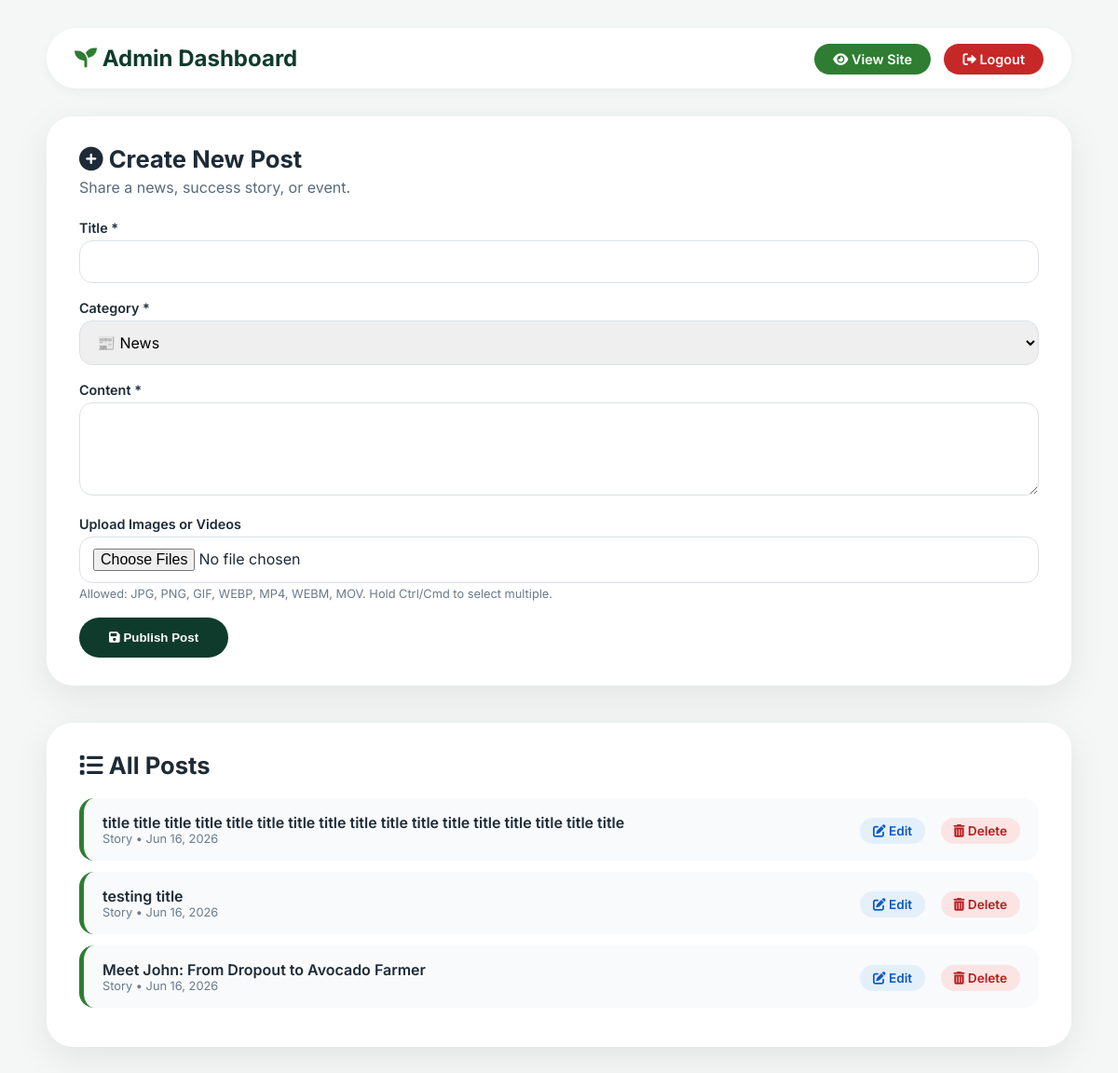
/admin.php (signed in), run on the app's committed database.
### tables this page shows
CREATE TABLE `posts` (
  `id` int(11) NOT NULL,
  `title` varchar(255) NOT NULL,
  `category` enum('news','story','event') NOT NULL,
  `content` text NOT NULL,
  `images` text NOT NULL,
  `created_at` datetime DEFAULT current_timestamp()
);

### db.php (called while the page is built, shortened)
<?php
function sanitize($input) {
    return htmlspecialchars(strip_tags($input), ENT_QUOTES, 'UTF-8');
}
function getPosts($conn) {
    $posts = [];
    $result = $conn->query("SELECT * FROM posts ORDER BY created_at DESC");
    if ($result) {
        while ($row = $result->fetch_assoc()) {
            $posts[] = $row;
        }
    }
    return $posts;
}
?>

### admin.php (the view, shortened to what this page needs)
<?php
require_once 'db.php';
function isAdmin() {
    return isset($_SESSION['logged_in']) && $_SESSION['logged_in'] === true;
}
$posts = getPosts($conn);
$edit_post = null;
?>
<!DOCTYPE html>
<html lang="en">
<head>
    <link rel="stylesheet" href="https://cdnjs.cloudflare.com/ajax/libs/font-awesome/6.0.0-beta3/css/all.min.css">
</head>
<body>
<div class="container">
    <?php if (!isAdmin()): ?>
        <div class="login-box">
            <h2><i class="fas fa-lock"></i> Admin Login</h2>
            <?php if (isset($login_error)) echo '<div class="error">' . $login_error . '</div>'; ?>
            <form method="POST" action="?action=login">
                <input type="text" name="username" placeholder="Username" required>
                <input type="password" name="password" placeholder="Password" required>
                <button type="submit"><i class="fas fa-arrow-right-to-bracket"></i> Login</button>
            </form>
            <p style="text-align: center; margin-top: 20px; font-size: 0.9rem; color: #6a7a8a;">
                <a href="index.php" style="color: #0f3b2c;">← Back to website</a>
            </p>
        </div>
    <?php else: ?>
        <div class="admin-header">
            <h1><i class="fas fa-seedling" style="color: #2e7d32;"></i> Admin Dashboard</h1>
            <div>
                <a href="index.php" target="_blank" class="btn btn-success" style="margin-right:10px; background:#2e7d32;"><i class="fas fa-eye"></i> View Site</a>
                <a href="?action=logout" class="btn"><i class="fas fa-sign-out-alt"></i> Logout</a>
            </div>
        </div>
        <div class="admin-panel" id="admin-form">
            <h2><?= $edit_post ? '<i class="fas fa-pen"></i> Edit Post' : '<i class="fas fa-plus-circle"></i> Create New Post'; ?></h2>
            <p class="sub"><?= $edit_post ? 'Update the details below.' : 'Share a news, success story, or event.'; ?></p>
            <form method="POST" enctype="multipart/form-data">
                <div class="form-group">
                    <label>Title *</label>
                    <input type="text" name="title" value="<?= $edit_post['title'] ?? ''; ?>" required>
                </div>
                <div class="form-group">
                    <label>Category *</label>
                    <select name="category" required>
                        <option value="news" <?= ($edit_post['category'] ?? '') == 'news' ? 'selected' : ''; ?>>📰 News</option>
                    </select>
                </div>
                <div class="form-group">
                    <label>Content *</label>
                    <textarea name="content" required><?= $edit_post['content'] ?? ''; ?></textarea>
                </div>
                <div class="form-group">
                    <label>Upload Images or Videos</label>
                    <input type="file" name="images[]" accept="image/*,video/*" multiple <?= $edit_post ? '' : 'required'; ?>>
                    <div class="hint">Allowed: JPG, PNG, GIF, WEBP, MP4, WEBM, MOV. Hold Ctrl/Cmd to select multiple.</div>
                </div>
                <button type="submit" name="save_post" class="btn-primary"><i class="fas fa-save"></i> <?= $edit_post ? 'Update Post' : 'Publish Post'; ?></button>
            </form>
        </div>
        <div class="admin-panel">
            <h2><i class="fas fa-list"></i> All Posts</h2>
            <div class="post-list">
                <?php if (empty($posts)): ?>
                    <p style="color: #6a7a8a;">No posts created yet.</p>
                <?php else: ?>
                    <?php foreach ($posts as $p): ?>
                        <div class="post-item">
                            <div class="info">
                                <div class="title"><?= sanitize($p['title']); ?></div>
                                <div class="meta">
                                    <?= ucfirst($p['category']); ?> &bull;
                                    <?= date('M d, Y', strtotime($p['created_at'])); ?>
                                </div>
                            </div>
                            <div class="actions">
                                <a href="?edit_id=<?= $p['id']; ?>#admin-form" class="edit"><i class="fas fa-edit"></i> Edit</a>
                                <a href="?delete_id=<?= $p['id']; ?>" class="delete" onclick="return confirm('Delete this post permanently?');"><i class="fas fa-trash-can"></i> Delete</a>
                            </div>
                        </div>
                    <?php endforeach; ?>
                <?php endif; ?>
            </div>
        </div>
    <?php endif; ?>
</div>
</body>
</html>

### admin.php (style rules this page uses)
* { margin: 0; padding: 0; box-sizing: border-box; }
body { font-family: 'Inter', sans-serif; background: #f4f7f6; color: #1e2b37; padding: 30px; }
.container { max-width: 1100px; margin: 0 auto; }
.admin-header { display: flex; justify-content: space-between; align-items: center; background: white; padding: 18px 30px; border-radius: 60px; box-shadow: 0 4px 12px rgba(0,0,0,0.04); margin-bottom: 30px; }
.admin-header h1 { font-size: 1.5rem; color: #0f3b2c; }
.admin-header .btn { background: #c62828; color: white; padding: 8px 20px; border-radius: 40px; text-decoration: none; font-weight: 600; font-size: 0.9rem; }
.admin-header .btn-success { background: #0f3b2c; }
.admin-panel { background: white; padding: 30px 35px; border-radius: 28px; box-shadow: 0 12px 40px rgba(0,0,0,0.08); margin-bottom: 40px; }
.admin-panel h2 { font-size: 1.6rem; margin-bottom: 5px; }
.admin-panel .sub { color: #5a6a7a; margin-bottom: 25px; }
.form-group { margin-bottom: 18px; }
.form-group label { display: block; font-weight: 600; font-size: 0.9rem; margin-bottom: 5px; }
.form-group input, .form-group select, .form-group textarea { width: 100%; padding: 12px 14px; border: 1px solid #dce1e6; border-radius: 14px; font-size: 1rem; font-family: inherit; }
.form-group textarea { min-height: 100px; resize: vertical; }
.form-group .hint { font-size: 0.8rem; color: #6a7a8a; margin-top: 4px; }
.btn-primary { background: #0f3b2c; color: white; border: none; padding: 14px 32px; border-radius: 40px; font-weight: 700; cursor: pointer; }
.post-list { margin-top: 20px; }
.post-item { display: flex; justify-content: space-between; align-items: center; padding: 16px 20px; background: #f8fafc; border-radius: 16px; margin-bottom: 12px; border-left: 5px solid #2e7d32; }
.post-item .info { flex: 1; }
.post-item .info .title { font-weight: 600; }
.post-item .info .meta { font-size: 0.8rem; color: #6a7a8a; }
.post-item .actions a { margin-left: 12px; padding: 6px 14px; border-radius: 30px; text-decoration: none; font-weight: 600; font-size: 0.85rem; }
.post-item .actions .edit { background: #e3f0fa; color: #0a58ca; }
.post-item .actions .delete { background: #fce4e4; color: #b71c1c; }

### data on the page
posts: title "title title title title title title title title title title title title title title title title title", category "Story", created_at "Jun 16, 2026"
posts: title "testing title", category "Story", created_at "Jun 16, 2026"
posts: title "Meet John: From Dropout to Avocado Farmer", category "Story", created_at "Jun 16, 2026"
